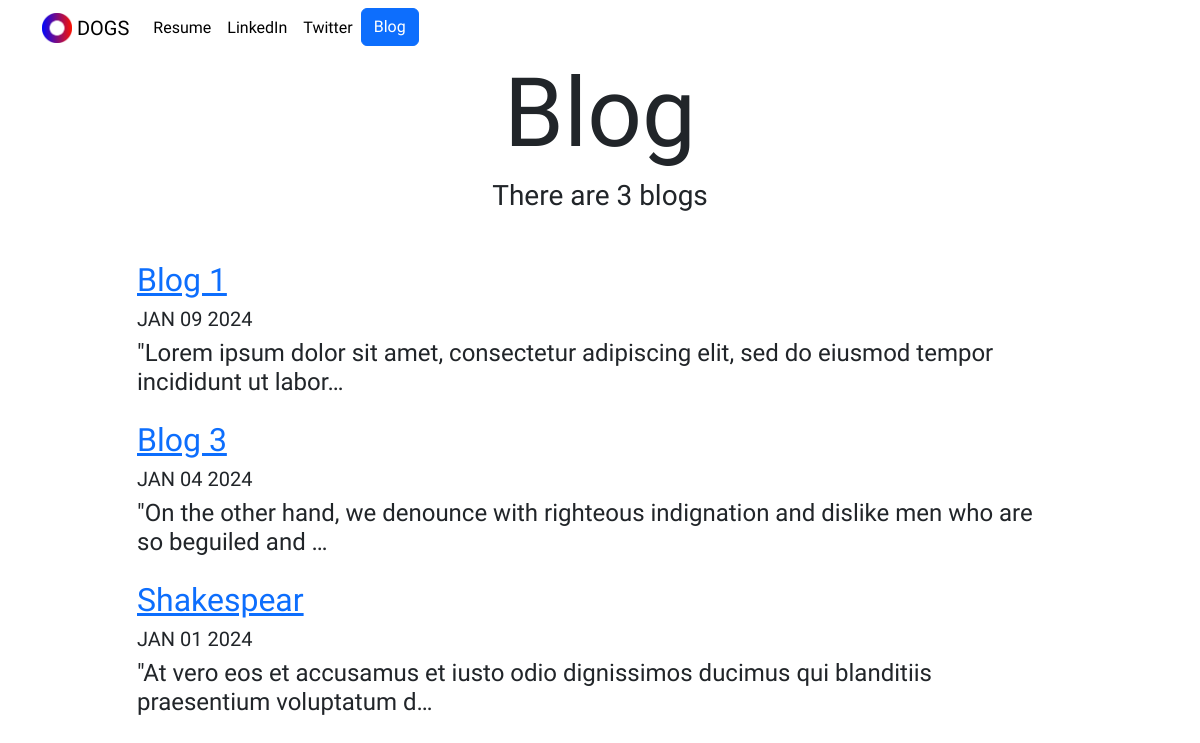
Screenshot of /blog/ with the database file from the repository.
### blog/models.py (models this page shows, shortened)
class Blog(models.Model):
    title = models.CharField(max_length=200)
    description = models.TextField()
    date = models.DateField()

### blog/views.py (the view)
# urls.py: path('', views.all_blogs, name='all_blogs'),
def all_blogs(request):
    blogs = Blog.objects.order_by('-date') #[:5]
    return render(request, 'blog/all_blogs.html', {'blogs':blogs})

### blog/templates/blog/all_blogs.html
{% extends "portfolio/base.html" %}
{% load static %}
{% block content %}
<h1 id="blogtitle" class="font-weight-bold text-center">Blog</h1>
<h3 class="text-center mb-5">There are {{blogs.count}} blog{{blogs.count|pluralize}}</h3>
{% for blog in blogs%}
<div class="row justify-content-center my-3">
    <div class="col-md-10">
    <a href="{% url 'blog:detail' blog.id %}">
        <h2>{{blog.title}}</h2>
    </a>
    <h5>{{blog.date|date:'M d Y'|upper}}</h5>
    <h4>{{blog.description|striptags|truncatechars:100}}</h4>
    </div>
    </div>
{% endfor %}
{% endblock %}

### portfolio/static/portfolio/custom.css (style rules this page uses)
body { font-family: 'Salsa', cursive; }
#blogtitle { font-size: 6rem; }

### rows the page displays
Blog: title "Blog 1", date "JAN 09 2024", description "\"Lorem ipsum dolor sit amet, consectetur adipiscing elit, sed do eiusmod tempor incididunt ut labor…"
Blog: title "Blog 3", date "JAN 04 2024", description "\"On the other hand, we denounce with righteous indignation and dislike men who are so beguiled and …"
Blog: title "Shakespear", date "JAN 01 2024", description "\"At vero eos et accusamus et iusto odio dignissimos ducimus qui blanditiis praesentium voluptatum d…"

### other values shown
{{ blogs.count }} "3"
